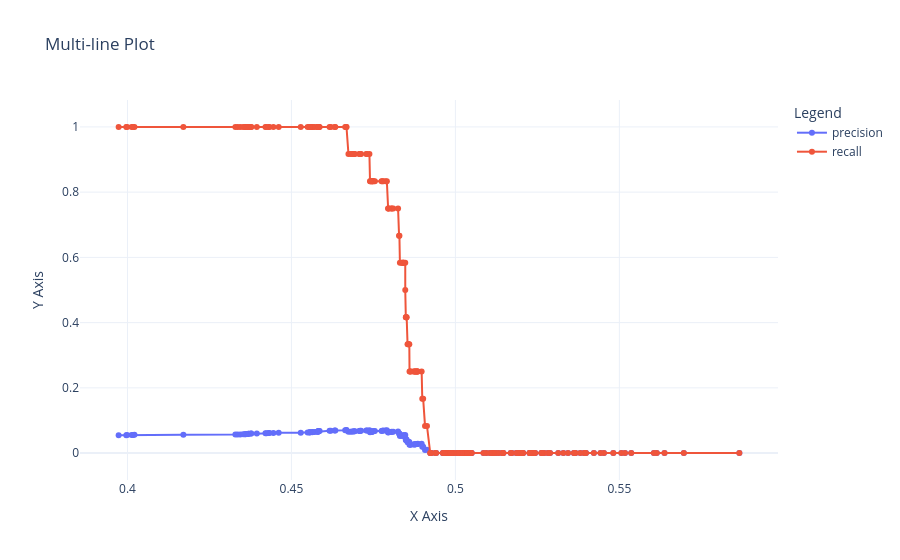

The notebook cell this image was saved under:
### Code cell
plot_multiline_chart(scores[sorted_indices], [precision, recall], legends = ["precision", "recall"],
                     title="Multi-line Plot", x_label="X Axis", y_label="Y Axis")

### Figure 1 — Plotly figure (JSON) as saved in the notebook; plotly's stock layout.template omitted (floating-point values rounded to 4 significant figures; data arrays with more than 128 entries replaced by an {"elided": "..."} marker saying what was removed)
{"data": [{"hovertemplate": "X: %{x}<br>Y: %{y}<extra></extra>", "mode": "lines+markers", "name": "precision", "type": "scatter", "x": {"elided": "219 float values"}, "y": {"elided": "219 float values"}}, {"hovertemplate": "X: %{x}<br>Y: %{y}<extra></extra>", "mode": "lines+markers", "name": "recall", "type": "scatter", "x": {"elided": "219 float values"}, "y": {"elided": "219 float values"}}], "layout": {"autosize": true, "hovermode": "x unified", "legend": {"title": {"text": "Legend"}}, "title": {"text": "Multi-line Plot"}, "xaxis": {"autorange": true, "range": [0.3858, 0.5981], "title": {"text": "X Axis"}, "type": "linear"}, "yaxis": {"autorange": false, "range": [-0.08252, 1.083], "title": {"text": "Y Axis"}, "type": "linear"}}}
